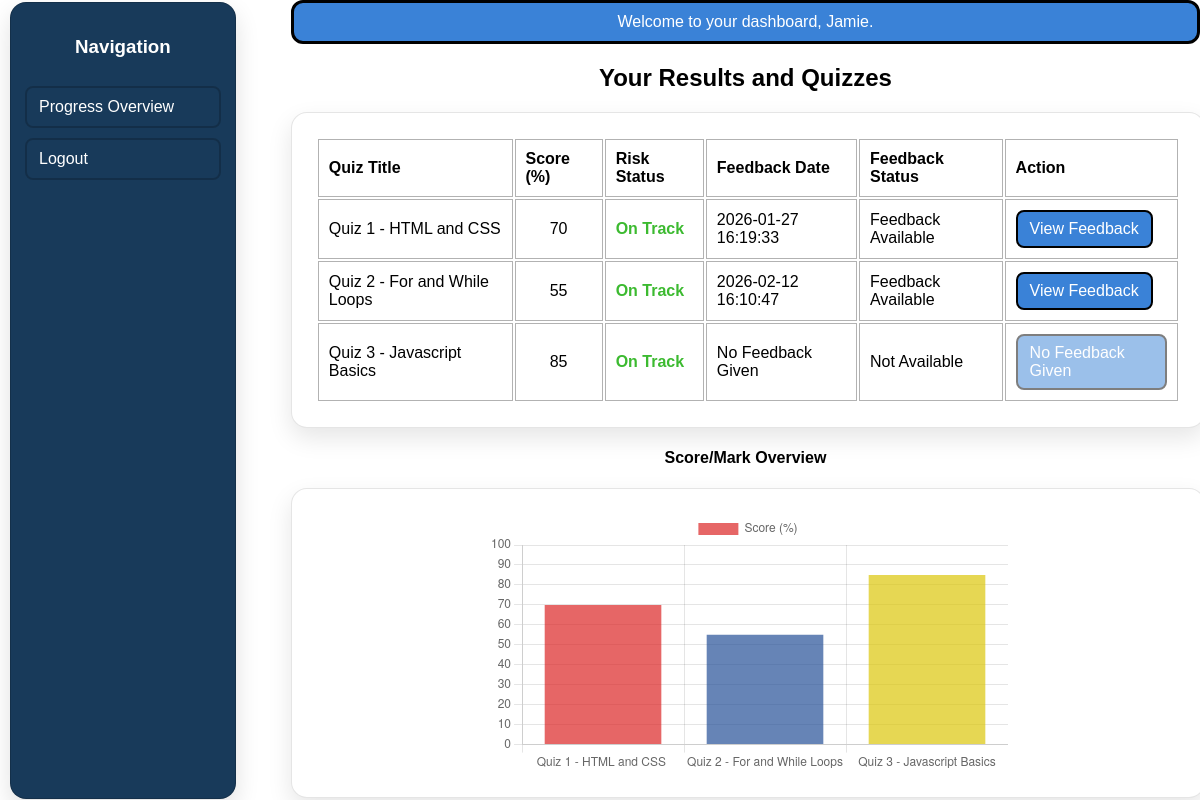
The page /student/student_dashboard.php (signed in) on the database its author committed.
### tables this page shows
CREATE TABLE `submission` (
  `submission_id` int(11) UNSIGNED NOT NULL,
  `user_id` int(11) UNSIGNED NOT NULL,
  `assessment_id` int(11) UNSIGNED NOT NULL,
  `score` int(11) NOT NULL,
  `submitted_at` datetime NOT NULL
);

CREATE TABLE `assessment` (
  `assessment_id` int(10) UNSIGNED NOT NULL,
  `title` varchar(100) NOT NULL,
  `assessment_date` date NOT NULL
);

CREATE TABLE `feedback` (
  `feedback_id` int(11) UNSIGNED NOT NULL,
  `submission_id` int(11) UNSIGNED NOT NULL,
  `teacher_id` int(11) UNSIGNED NOT NULL,
  `what_went_well` text NOT NULL,
  `needs_improvement` text NOT NULL,
  `next_steps` text NOT NULL,
  `created_at` datetime NOT NULL,
  `is_read` tinyint(4) NOT NULL DEFAULT 0
);

### student/student_dashboard.php (the view, shortened to what this page needs)
<?php
require_once __DIR__ . "/../include/db.php";
$userID = current_user_id();
$username = "Student";
if (isset($_SESSION["username"]))
{
    $username = $_SESSION["username"];
}
$sqlSelectSubmission= "SELECT subm.submission_id, subm.user_id AS student_id, subm.score , subm.submitted_at, assess.title AS quiz_title, feedb.is_read,
feedb.created_at AS feedback_created_at FROM submission subm
JOIN assessment assess ON assess.assessment_id = subm.assessment_id LEFT JOIN feedback feedb ON feedb.submission_id = subm.submission_id
WHERE subm.user_id = :user_id ORDER BY assess.assessment_date ASC";
$statementSubmission = $pdo->prepare($sqlSelectSubmission);
$statementSubmission->execute([":user_id" => $userID]);
$rowsSubmission = $statementSubmission->fetchAll();
$chartLabels = [];
$chartData = [];
foreach ($rowsSubmission as $chartRows)
{
$chartLabels[] =$chartRows["quiz_title"];
$chartData[] =(int)$chartRows["score"];
}
?>
<!DOCTYPE html>
<html>
<head>
   <link rel="stylesheet" href="../css/styles.css">
   <link rel="stylesheet" href="../css/dashboard.css">
</head>
<body>
<div class="dashboard_layout">
<aside class="dashboard_sidebar">
<h3 class="menu_text"> Navigation </h3>
<a class="dashboard_link" href="progress_overview.php"> Progress Overview </a>
<a class="dashboard_link" href="../logout.php"> Logout </a>
</aside>
<main class="dashboard_main_content">
    <p class="dashboard_welcome"> Welcome to your dashboard, <?php echo htmlspecialchars($username); ?>.  </p>
    <h2 class="result_quiz">Your Results and Quizzes</h2>
    <div class="card_dashboard">
    <table class="tbl_main">
    <tr>
        <th>Quiz Title</th>
        <th>Score (%)</th>
        <th>Risk Status</th>
        <th>Feedback Date</th>
        <th>Feedback Status </th>
        <th>Action</th>
    </tr>
<?php
 if(empty($rowsSubmission))
{
    echo '<tr><td colspan="6">No submissions available.</td> </tr>';
}
else
   foreach ($rowsSubmission as $row)
{
    $checkFeedback = ($row["feedback_created_at"] !== null);
    $isNewFeedback = ($checkFeedback && (int)$row["is_read"] === 0);
    $riskText = "On Track";
    $riskClass = "risk_ontrack";
    $feedbackDate = "No Feedback Given";
    if ($checkFeedback)
    {
        $feedbackDate = htmlspecialchars($row["feedback_created_at"]);
    }
    $feedbackStatus = "Not Available";
    if ($isNewFeedback)
    {
        $feedbackStatus = "New!";
    }
    else if ($checkFeedback)
    {
        $feedbackStatus = "Feedback Available";
    }
    $actionHtml = '<span class="btn_feedback_disabled">No Feedback Given</span>';
    if ($checkFeedback)
    {
        $link = "view_feedback.php?submission_id=" . (int)$row["submission_id"];
        $actionHtml = '<a class="btn_feedback" href="' . $link . '">View Feedback</a>';
    }
    echo "<tr>";
    echo "<td>" . htmlspecialchars($row["quiz_title"]) . "</td>";
    echo "<td class='dashboard_score'>" . htmlspecialchars($row["score"]) . "</td>";
    echo "<td class='" . $riskClass . "'>" . $riskText . "</td>";
    echo "<td>" . $feedbackDate . "</td>";
    echo "<td>" . $feedbackStatus . "</td>";
    echo "<td>" . $actionHtml . "</td>";
    echo "</tr>";
}
?>
</table>
</div>
<h4 class="score_overview">Score/Mark Overview</h4>
<div class="card_dashboard">
<canvas id="score_student"> </canvas>
</div>
<script>
 // similar in purpose to htmlspecialchars, json_encode is used to change PHP values to JSON format which is what Chart.js can read.
 const chartLabels = <?php echo json_encode($chartLabels); ?>; // chartLabel is an array converted to json.
 const chartScores = <?php echo json_encode($chartData); ?>;
const context = document.getElementById("score_student").getContext("2d");
new Chart(context,
{
type: "bar",
data: {
labels: chartLabels,
datasets: [{
    label: "Score (%)",
    data: chartScores,
     backgroundColor:
            [
            "rgba(220, 38, 38, 0.7)", // Quiz 1 colour = red
            "rgba(37, 81, 151, 0.7)", // Quiz 2 colour = blue
            "rgba(220, 199, 11, 0.7)" // Quiz 3 colour = yellow
            ]
}]
},
options:
{
    responsive: true,
    maintainAspectRatio: false,
    scales:
    {
        y:
        {
            beginAtZero: true, max: 100
        }
    }
}
});
</script>
</main>
</div>
</body>
</html>

### css/styles.css (style rules this page uses)
body { margin: 0; font-family: Arial, sans-serif; }

### css/dashboard.css (style rules this page uses)
.tbl_main { width: 100%; border-collapse: separate; border-radius: 12px; }
.tbl_main th, .tbl_main td { padding: 10px; border: 1px solid rgba(0, 0, 0, 0.30); text-align: left; }
.tbl_main td.dashboard_score { text-align: center; }
.menu_text { color: white; text-align: center; }
.dashboard_welcome { display: block; width: 100%; max-width: 1200px; margin: 0 0 16px 0; padding: 10px 14px; text-align: center; color: white; background-color: #3A82D7; border: 3px solid #000; border-radius: 12px; box-sizing: border-box; }
.btn_feedback { display: inline-block; display: inline-block; color: white; padding: 8px 12px; border-color: black; border: 2px solid #000; border-radius: 8px; background-color: #3A82D7; text-decoration: none; }
.btn_feedback_disabled { display: inline-block; color: white; padding: 8px 12px; border: 2px solid #000; border-radius: 8px; opacity: 0.5; background-color: #3A82D7; }
.risk_ontrack { color: #3cba30; font-weight: 700; }
.score_overview { text-align: center; }
.card_dashboard { background-color: #ffffff; width: 95%; max-width: 1200px; margin: 0 auto; padding: 24px; border: 1px solid rgba(0, 0, 0, 0.10); border-radius: 16px; box-shadow: 0 10px 24px rgba(0,0,0,0.10); }
.dashboard_layout { display: flex; min-height: 100vh; gap: 45px; }
#score_student { max-width: 900px; height: 260px; margin: 0 auto; }
.dashboard_sidebar { display: flex; width: 220px; background: #183A5A; border: 1px solid rgba(0,0,0,0.18); border-radius: 16px; box-shadow: 0 10px 24px rgba(0,0,0,0.12); padding: 14px; margin: 2px 10px 1px 10px; flex-direction: column; gap: 10px; }
.dashboard_link { color: white; display: block; padding: 10px 12px; border: 2px solid rgba(0, 0, 0, 0.2); border-radius: 8px; text-decoration: none; }
.result_quiz { text-align: center; }

### rows shown on the page
submission: assessment.title "Quiz 1 - HTML and CSS", score "70", riskText "On Track", feedback.created_at "2026-01-27 16:19:33", feedback.created_at "Feedback Available"
submission: assessment.title "Quiz 2 - For and While Loops", score "55", riskText "On Track", feedback.created_at "2026-02-12 16:10:47", feedback.created_at "Feedback Available"
submission: assessment.title "Quiz 3 - Javascript Basics", score "85", riskText "On Track", feedbackDate "No Feedback Given", feedbackStatus "Not Available"

### other values the page prints
$username "Jamie"
chart data {{ json_encode($chartData) }} [70,55,85]
